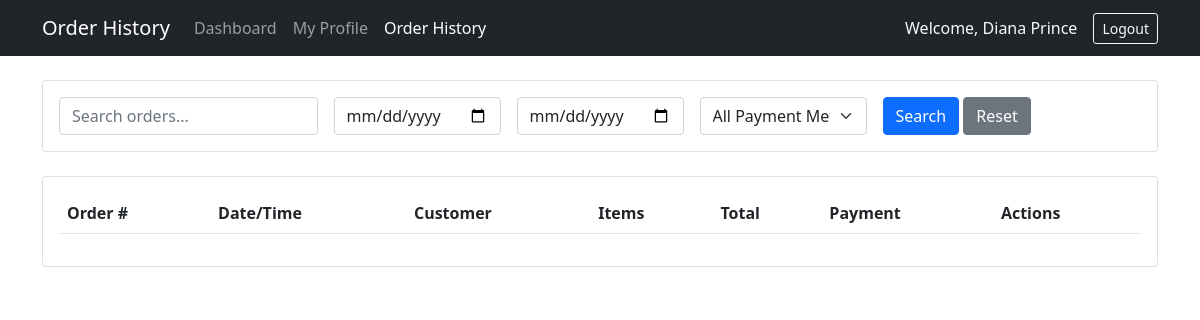
Before: /completed_orders.php (signed in) with the older database file.
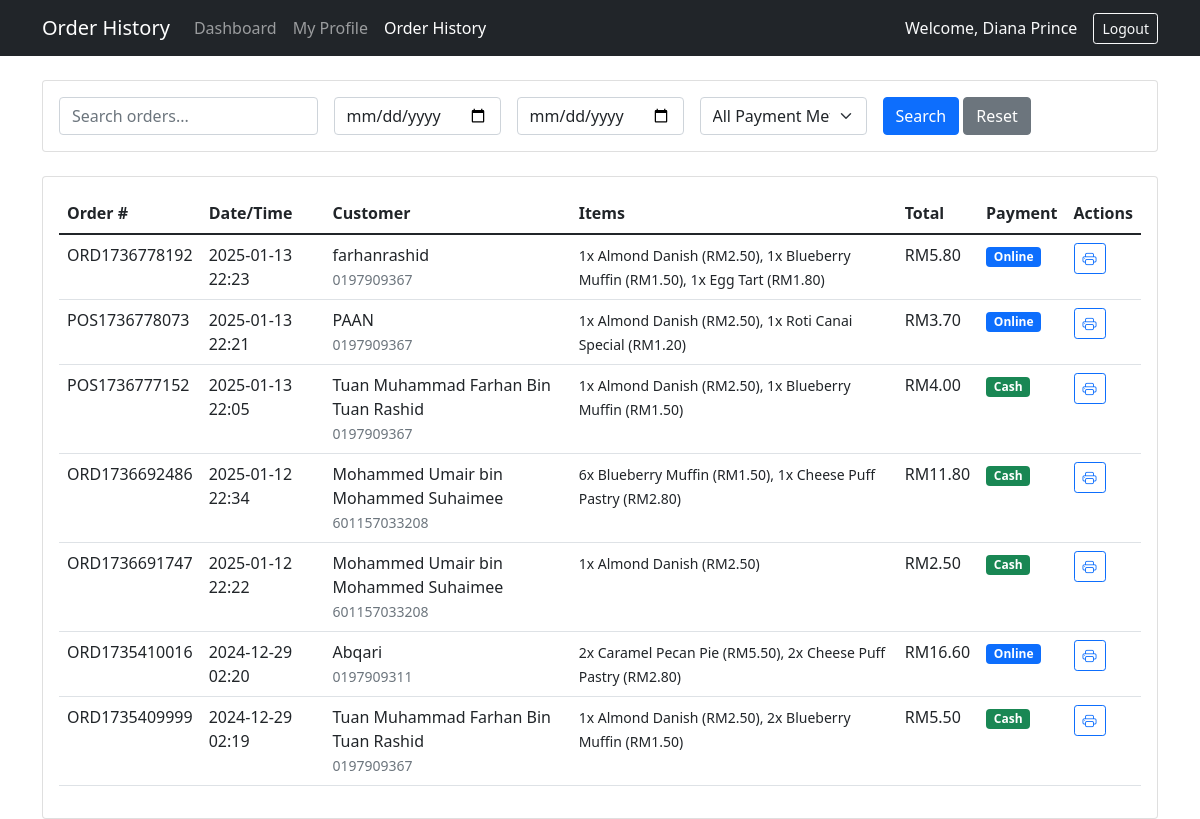
After: the same page with the newer database file.
### tables this page shows
CREATE TABLE `orders` (
  `id` int(11) NOT NULL,
  `guest_id` int(11) NOT NULL,
  `order_number` varchar(20) NOT NULL,
  `order_date` datetime NOT NULL,
  `total_amount` decimal(10,2) NOT NULL,
  `status` enum('pending','processing','completed','cancelled') NOT NULL DEFAULT 'pending',
  `payment_method` enum('cash','card','online') NOT NULL,
  `payment_status` enum('pending','paid','failed') NOT NULL DEFAULT 'pending',
  `delivery_address` text DEFAULT NULL,
  `order_type` enum('in-store','online') NOT NULL,
  `clerk_id` int(11) DEFAULT NULL,
  `notes` text DEFAULT NULL,
  `created_at` timestamp NOT NULL DEFAULT current_timestamp()
);

CREATE TABLE `guest` (
  `id` int(11) NOT NULL,
  `fullname` varchar(200) NOT NULL,
  `contact` varchar(100) NOT NULL,
  `address` text NOT NULL,
  `email` varchar(200) NOT NULL,
  `password` varchar(255) NOT NULL,
  `salt` varchar(64) NOT NULL,
  `type` tinyint(1) NOT NULL DEFAULT 3 COMMENT '1=SalesSV, 2=Clerks, 3=Guest',
  `date_created` datetime NOT NULL DEFAULT current_timestamp(),
  `employee_id` varchar(20) DEFAULT NULL
);

### completed_orders.php (the view, shortened to what the changed rows need)
<?php
require_once 'db_connection.php';
$records_per_page = 10;
$page = isset($_GET['page']) ? (int)$_GET['page'] : 1;
$offset = ($page - 1) * $records_per_page;
$where_conditions = ["(o.clerk_id = ? AND o.status = 'completed')"];
$params = [$_SESSION['user']['id']];
$param_types = "i";
$where_clause = implode(" AND ", $where_conditions);
$stmt = $conn->prepare("
    SELECT
        o.*,
        g.fullname as customer_name,
        g.contact as customer_contact,
        GROUP_CONCAT(
            CONCAT(oi.quantity, 'x ', i.product_name, ' (RM', FORMAT(oi.unit_price, 2), ')')
            SEPARATOR ', '
        ) as items
    FROM orders o
    LEFT JOIN guest g ON o.guest_id = g.id
    LEFT JOIN order_items oi ON o.id = oi.order_id
    LEFT JOIN inventory i ON oi.product_id = i.id
    WHERE $where_clause
    GROUP BY o.id
    ORDER BY o.order_date DESC
    LIMIT ? OFFSET ?
");
$params[] = $records_per_page;
$params[] = $offset;
$param_types .= "ii";
$stmt->bind_param($param_types, ...$params);
$stmt->execute();
$orders = $stmt->get_result()->fetch_all(MYSQLI_ASSOC);
?>
<!DOCTYPE html>
<html>
<head>
    <link href="https://cdn.jsdelivr.net/npm/bootstrap@5.1.3/dist/css/bootstrap.min.css" rel="stylesheet">
    <link href="https://cdn.jsdelivr.net/npm/bootstrap-icons@1.7.2/font/bootstrap-icons.css" rel="stylesheet">
</head>
<body>
    <div class="container mt-4">
        <div class="card">
            <div class="card-body">
                <div class="table-responsive">
                    <table class="table table-hover">
                        <thead>
                            <tr>
                                <th>Order #</th>
                                <th>Date/Time</th>
                                <th>Customer</th>
                                <th>Items</th>
                                <th>Total</th>
                                <th>Payment</th>
                                <th>Actions</th>
                            </tr>
                        </thead>
                        <tbody>
                            <?php foreach ($orders as $order): ?>
                                <tr>
                                    <td><?php echo htmlspecialchars($order['order_number']); ?></td>
                                    <td><?php echo date('Y-m-d H:i', strtotime($order['order_date'])); ?></td>
                                    <td>
                                        <?php echo htmlspecialchars($order['customer_name']); ?><br>
                                        <small class="text-muted"><?php echo htmlspecialchars($order['customer_contact']); ?></small>
                                    </td>
                                    <td>
                                        <small><?php echo htmlspecialchars($order['items']); ?></small>
                                    </td>
                                    <td>RM<?php echo number_format($order['total_amount'], 2); ?></td>
                                    <td>
                                        <span class="badge bg-<?php
                                            echo match($order['payment_method']) {
                                                'cash' => 'success',
                                                'card' => 'info',
                                                'online' => 'primary',
                                                default => 'secondary'
                                            }; ?>">
                                            <?php echo ucfirst($order['payment_method']); ?>
                                        </span>
                                    </td>
                                    <td>
                                        <a href="print_receipt.php?order_id=<?php echo $order['id']; ?>"
                                           class="btn btn-sm btn-outline-primary"
                                           title="Print Receipt">
                                            <i class="bi bi-printer"></i>
                                        </a>
                                    </td>
                                </tr>
                            <?php endforeach; ?>
                        </tbody>
                    </table>
                </div>
            </div>
        </div>
    </div>
</body>
</html>

Changed rows visible on the page:
added orders: order_number "ORD1736778192", order_date "2025-01-13 22:23", guest.fullname "farhanrashid", guest.contact "0197909367", items "1x Almond Danish (RM2.50), 1x Blueberry Muffin (RM1.50), 1x Egg Tart (RM1.80)", total_amount "5.80", payment_method "Online"
added orders: order_number "POS1736778073", order_date "2025-01-13 22:21", guest.fullname "PAAN", guest.contact "0197909367", items "1x Almond Danish (RM2.50), 1x Roti Canai Special (RM1.20)", total_amount "3.70", payment_method "Online"
added orders: order_number "POS1736777152", order_date "2025-01-13 22:05", guest.fullname "Tuan Muhammad Farhan Bin Tuan Rashid", guest.contact "0197909367", items "1x Almond Danish (RM2.50), 1x Blueberry Muffin (RM1.50)", total_amount "4.00", payment_method "Cash"
now on this page (row edited): orders: order_number "ORD1736692486", order_date "2025-01-12 22:34", guest.fullname "Mohammed Umair bin Mohammed Suhaimee", guest.contact "601157033208", items "6x Blueberry Muffin (RM1.50), 1x Cheese Puff Pastry (RM2.80)", total_amount "11.80", payment_method "Cash"
now on this page (row edited): orders: order_number "ORD1736691747", order_date "2025-01-12 22:22", guest.fullname "Mohammed Umair bin Mohammed Suhaimee", guest.contact "601157033208", items "1x Almond Danish (RM2.50)", total_amount "2.50", payment_method "Cash"
now on this page (row edited): orders: order_number "ORD1735410016", order_date "2024-12-29 02:20", guest.fullname "Abqari", guest.contact "0197909311", items "2x Caramel Pecan Pie (RM5.50), 2x Cheese Puff Pastry (RM2.80)", total_amount "16.60", payment_method "Online"
now on this page (row edited): orders: order_number "ORD1735409999", order_date "2024-12-29 02:19", guest.fullname "Tuan Muhammad Farhan Bin Tuan Rashid", guest.contact "0197909367", items "1x Almond Danish (RM2.50), 2x Blueberry Muffin (RM1.50)", total_amount "5.50", payment_method "Cash"
